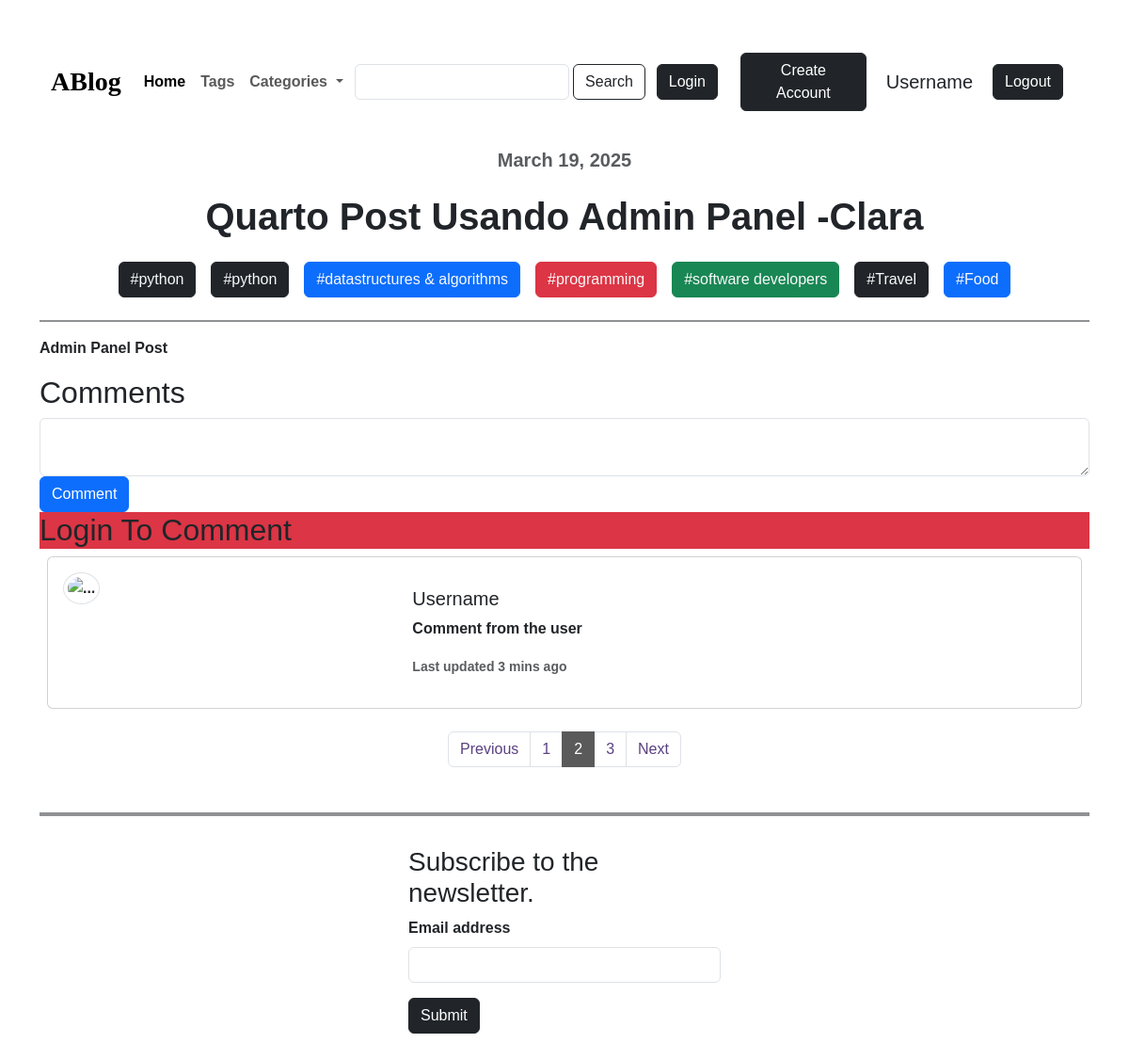
Page /post/6/ on the committed database.
### posts/models.py (models this page shows, shortened)
class Post(models.Model):
    post_title = models.CharField(max_length=60)
    post_content = models.TextField()
    publish_date = models.DateField(auto_now=True) # Automaticamente atualiza a data em cada atualização

### posts/views.py (the view)
# urls.py: path('post/', include('posts.posts_urls')),
def post(request, id):
    post = get_object_or_404(Post,id=id)
    return render(request, 'posts/post.html', {'post_dict':post})

### posts/context_processors.py (called while the page is built)
def categories(request):
    categories = [
    'Programação',
    'Comida',
    'Viagem'
    ]
    return {'categories': categories}

### posts/templates/posts/post.html (shortened to what this page needs)
{% extends "base.html" %}
{% block body %}
        <div class="content d-flex flex-column">
                <div class="h5 text-center text-body-secondary">{{post_dict.publish_date}}</div>
                <h1 class="text-center fs-1 fw-bold my-3">{{post_dict.post_title|title}}</h1>
                <div class="d-flex justify-content-center align-items-center flex-wrap ">
                        <a href="" class="btn btn-dark opacity-70 text-light m-2">#python</a>
                  <a href="" class="btn btn-dark opacity-70 text-light m-2">#python</a>
                    <a href="" class="btn btn-primary opacity-70 text-light m-2">#datastructures & algorithms</a>
                    <a href="" class="btn btn-danger opacity-70 text-light m-2">#programming</a>
                    <a href="" class="btn btn-success opacity-70 text-light m-2">#software developers</a>
                    <a href="" class="btn btn-dark opacity-70 text-light m-2">#Travel</a>
                    <a href="" class="btn btn-primary opacity-70 text-light m-2">#Food</a>
                </div>
                <hr class="border border-dark border-1 opacity-50">
                <p>{{post_dict.post_content}}</p>
            </div>
            <h2>Comments</h2>
            <form method='POST'>
                <textarea name="" class="form-control" id=""></textarea>
                <button type='submit' class='btn btn-primary'>Comment</button>
            </form>
            <h2 class='bg-danger'>Login To Comment</h2>
            <div class="card m-2">
                <div class="card-body">
                    <div class="row g-0">
                        <div class="col">
                            <img src="https://static.vecteezy.com/system/resources/previews/000/550/980/non_2x/user-icon-vector.jpg"
                                class="w-25 img-thumbnail rounded-circle" alt="...">
                        </div>
                        <div class="col-md-8">
                            <div class="card-body">
                                <h5 class="card-title">Username</h5>
                                <p class="card-text">Comment from the user</p>
                                <p class="card-text"><small class="text-body-secondary">Last updated 3 mins ago</small></p>
                            </div>
                        </div>
                    </div>
                </div>
            </div>
        </div>
{% endblock body %}

### templates/base.html (style rules this page uses)
.container div, h1 { font-family: sans-serif; font-weight: 600; }

### rows in the picture
Post: publish_date "March 19, 2025", post_title "Quarto Post Usando Admin Panel -Clara", post_content "Admin Panel Post"
